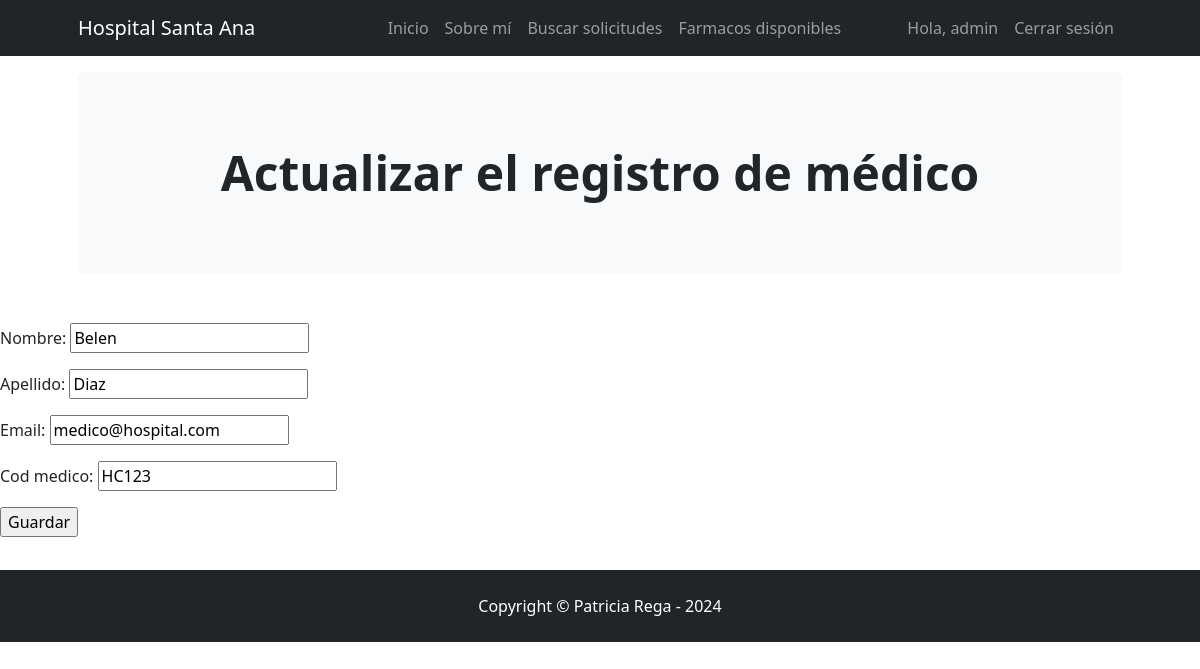
The app's page /AppCoder/actualizar_medicos/2 (signed in) with its own data.
### AppCoder/models.py (models this page shows, shortened)
class Medico(models.Model):
    nombre = models.CharField(max_length=30)
    apellido = models.CharField(max_length=30)
    email = models.EmailField()
    cod_medico = models.CharField(max_length=10)

### AppCoder/views.py (the view)
# urls.py: path("actualizar_medicos/<id_medico>", actualizar_medico, name = "Editar medico"),
@login_required(login_url='no permiso')
def actualizar_medico(request, id_medico):
    medico_seleccionado = Medico.objects.get(id=id_medico)
    if request.method == "POST":
        formulario_medico = FormularioMedico(request.POST, instance=medico_seleccionado)
        if formulario_medico.is_valid():
            formulario_medico.save()
            return render(request, "inicio.html")
    else:
        formulario_medico = FormularioMedico(instance=medico_seleccionado)
    return render(request, "actualizar_medicos.html", {"form1": formulario_medico})

### AppCoder/forms.py
class FormularioMedico(forms.ModelForm):
    class Meta:
        model = Medico
        fields = ['nombre', 'apellido', 'email', 'cod_medico']

### AppCoder/templates/actualizar_medicos.html
{% extends "padre.html" %}
{% block encabezado %}
Actualizar el registro de médico
{% endblock %}
{% block cuerpo %}
<form action="" method="post"> {% csrf_token %}
    <table>
        {{form1.as_p}}
    </table>
    <input type="submit" value="Guardar">
</form>
{% endblock %}

### AppCoder/templates/padre.html (shortened to what this page needs)
<!DOCTYPE html>
<html lang="en">
<head>
    {% load static %}
    <link href="https://cdn.jsdelivr.net/npm/bootstrap-icons@1.4.1/font/bootstrap-icons.css" rel="stylesheet" />
    <link href="{% static '/css/styles.css' %}" rel="stylesheet" />
</head>
<body>
<nav class="navbar navbar-expand-lg navbar-dark bg-dark">
    <div class="container px-lg-5">
        <a class="navbar-brand" href="{% url 'Inicio'%}">Hospital Santa Ana</a>
        <div class="collapse navbar-collapse" id="navbarSupportedContent">
            <ul class="navbar-nav ms-auto mb-2 mb-lg-0">
                <li class="nav-item"><a class="nav-link" aria-current="page" href="{% url 'Inicio'%}">Inicio</a></li>
                <li class="nav-item"><a class="nav-link" href="{% url 'Sobre mi'%}">Sobre mí</a></li>
                <li class="nav-item"><a class="nav-link" href="{% url 'buscar solicitudes'%}">Buscar solicitudes</a></li>
                <li class="nav-item"><a class="nav-link" href="{% url 'ver farmaco'%}">Farmacos disponibles</a></li>
                {% if user.is_authenticated %}
                    <li class="nav-item">
                        <div class="d-flex align-items-center">
                            <div class="avatar-circle">
                            </div>
                            <span class="nav-link">Hola, {{ user.username }}</span>
                        </div>
                    </li>
                    <li class="nav-item"><a class="nav-link" href="{% url 'Cerrar sesion'%}">Cerrar sesión</a></li>
                {% else %}
                    <li class="nav-item"><a class="nav-link" href="{% url 'Iniciar sesion'%}?next={{ request.path }}">Iniciar sesión</a></li>
                    <li class="nav-item"><a class="nav-link" href="{% url 'Crear usuario'%}">Crear usuario</a></li>
                {% endif %}
            </ul>
        </div>
    </div>
</nav>
<header class="py-3">
    <div class="container px-lg-5">
        <div class="p-4 p-lg-5 bg-light rounded-3 text-center">
            <div class="m-4 m-lg-4">
                <h1 class="display-5 fw-bold">
                    {% block encabezado %}
                    {% endblock %}
                </h1>
            </div>
        </div>
    </div>
</header>
<hr style="border: none; border-top: 1px solid transparent;">
<div>
    {% block cuerpo %}
    {% endblock %}
</div>
<hr style="border: none; border-top: 1px solid transparent;">
<footer class="py-4 bg-dark">
    <div class="container"><p class="m-0 text-center text-white">Copyright &copy; Patricia Rega - 2024</p></div>
</footer>
</body>
</html>

### AppCoder/templates/padre.html (style rules this page uses)
.avatar-circle { width: 40px; height: 40px; border-radius: 50%; overflow: hidden; margin-right: 10px; }

### records on screen
Medico: nombre "Belen", apellido "Diaz", email "medico@hospital.com", cod_medico "HC123"

### other values on screen
{{ user.username }} "admin"
